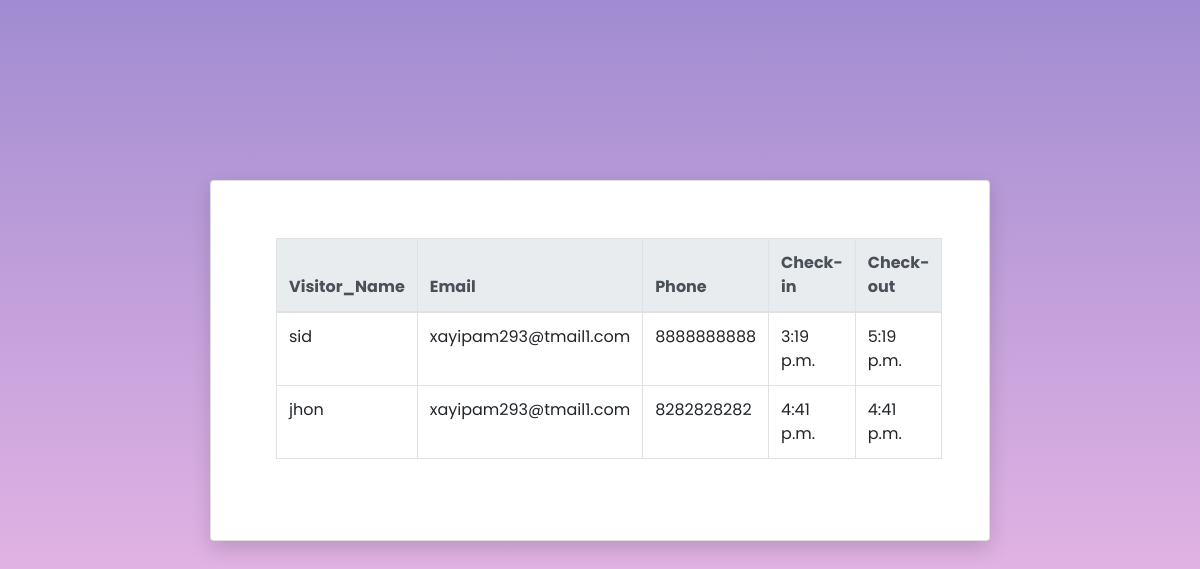
Before: /host/manage/ with the older database file.
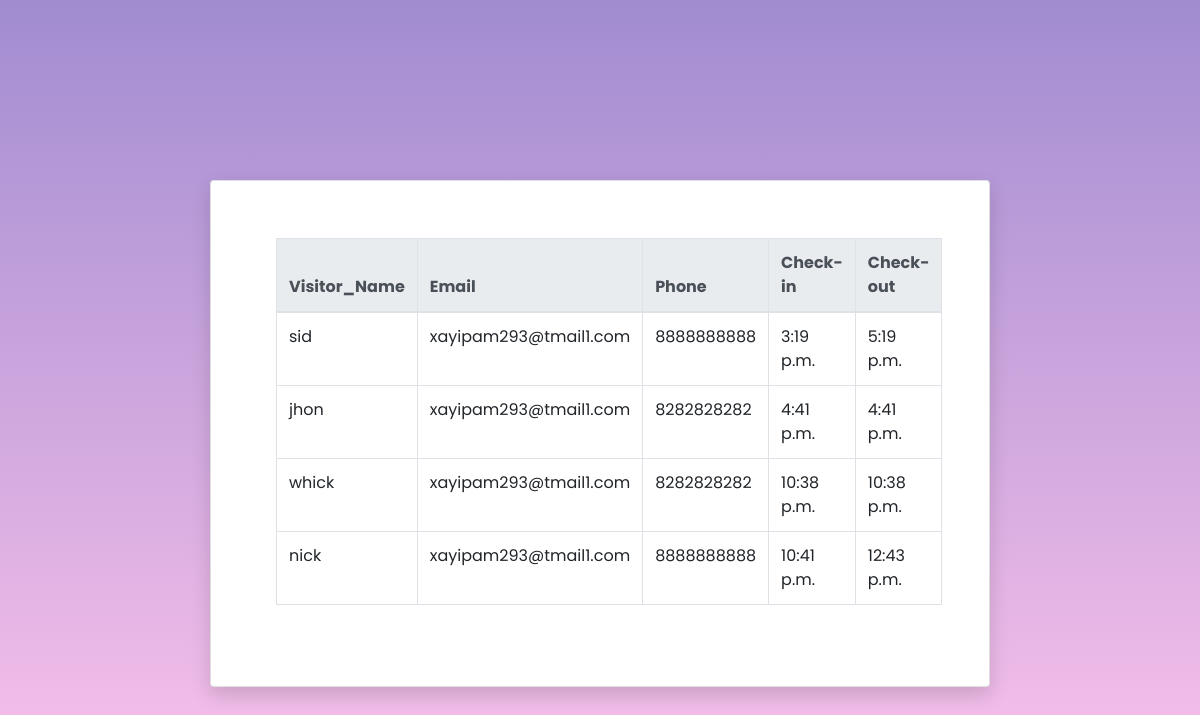
After: the same page with the newer database file.
### ems/models.py (models this page shows, shortened)
class Visitor(models.Model):
	def get_default_my_time():
  		return timezone.localtime(timezone.now())
	visitor_name = models.CharField(max_length=200)
	email = models.EmailField()
	phone = models.CharField(max_length=12)
	checkin = models.TimeField(default = get_default_my_time)
	checkout = models.TimeField(default = get_default_my_time)
	host = models.CharField(max_length=200)

### ems/views.py (the view)
# urls.py: path('host/manage/', views.host_manage, name='host_manage'),
def host_manage(request):
	data = Visitor.objects.all()
	return render(request, 'ems/host_manage.html' , {'data':data})

### ems/templates/ems/host_manage.html
{% extends 'ems/base.html' %}
{% block content %}
<table class="table table-bordered">
        <thead class="thead-light">
            <tr>
                <th>Visitor_Name</th>
                <th>Email</th>
                <th>Phone</th>
                <th>Check-in</th>
                <th>Check-out</th>
            </tr>
        </thead>
        <tbody>
            {% for visitor in data %}
                <tr>
                    <td>{{ visitor.visitor_name }}</td>
                    <td>{{ visitor.email }}</td>
                    <td>{{ visitor.phone }}</td>
                    <td>{{ visitor.checkin }}</td>
                    <td>{{ visitor.checkout }}</td>
                </tr>
            {% endfor %}
        </tbody>
    </table>
{% endblock %}

### ems/templates/ems/base.html (shortened to what this page needs)
<!DOCTYPE html>
<html lang="en">
<head>
    <link href="../../static/vendor/mdi-font/css/material-design-iconic-font.min.css" rel="stylesheet" media="all">
    <link href="../../static/vendor/font-awesome-4.7/css/font-awesome.min.css" rel="stylesheet" media="all">
    <link href="../../static/vendor/select2/select2.min.css" rel="stylesheet" media="all">
    <link href="../../static/vendor/datepicker/daterangepicker.css" rel="stylesheet" media="all">
    <link href="../../static/css/main.css" rel="stylesheet" media="all">
    <link rel="stylesheet" href="https://stackpath.bootstrapcdn.com/bootstrap/4.3.1/css/bootstrap.min.css">
</head>
<body>
    <div class="page-wrapper bg-gra-01 p-t-180 p-b-100 font-poppins">
        <div class="wrapper wrapper--w780">
            <div class="card card-3">
                <div class="card-body">
                    {% block content %}
            	    {% endblock %}
                </div>
            </div>
        </div>
    </div>
</body>
</html>

### ems/static/css/main.css (style rules this page uses)
.font-poppins { font-family: "Poppins", "Arial", "Helvetica Neue", sans-serif; }
html { -webkit-box-sizing: border-box; -moz-box-sizing: border-box; box-sizing: border-box; }
* { padding: 0; margin: 0; }
*, *:before, *:after { -webkit-box-sizing: inherit; -moz-box-sizing: inherit; box-sizing: inherit; }
body, h1, h2, h3, h4, h5, h6, blockquote, p, pre, dl, dd, ol, ul, figure, hr, fieldset, legend { margin: 0; padding: 0; }
table { border-collapse: collapse; border-spacing: 0; }
.page-wrapper { min-height: 100vh; }
body { font-family: "Poppins", "Arial", "Helvetica Neue", sans-serif; font-weight: 400; font-size: 14px; }
.bg-gra-01 { background: -webkit-gradient(linear, left bottom, left top, from(#fbc2eb), to(#a18cd1)); background: -webkit-linear-gradient(bottom, #fbc2eb 0%, #a18cd1 100%); background: -moz-linear-gradient(bottom, #fbc2eb 0%, #a18cd1 100%); background: -o-linear-gradient(bottom, #fbc2eb 0%, #a18cd1 100%); background: linear-gradient(to top, #fbc2eb 0%, #a18cd1 100%); }
.p-t-180 { padding-top: 180px; }
.p-b-100 { padding-bottom: 100px; }
.wrapper { margin: 0 auto; }
.wrapper--w780 { max-width: 780px; }
.card { overflow: hidden; -webkit-border-radius: 3px; -moz-border-radius: 3px; border-radius: 3px; background: #fff; }
.card-3 { background: #000; -webkit-border-radius: 10px; -moz-border-radius: 10px; border-radius: 10px; -webkit-box-shadow: 0px 8px 20px 0px rgba(0, 0, 0, 0.15); -moz-box-shadow: 0px 8px 20px 0px rgba(0, 0, 0, 0.15); box-shadow: 0px 8px 20px 0px rgba(0, 0, 0, 0.15); width: 100%; display: table; }
.card-3 .card-body { padding: 57px 65px; padding-bottom: 65px; display: table-cell; }

Changed rows visible on the page:
added Visitor: visitor_name "whick", email "xayipam293@tmail1.com", phone "8282828282", checkin "10:38 p.m.", checkout "10:38 p.m."
added Visitor: visitor_name "nick", email "xayipam293@tmail1.com", phone "8888888888", checkin "10:41 p.m.", checkout "12:43 p.m."
